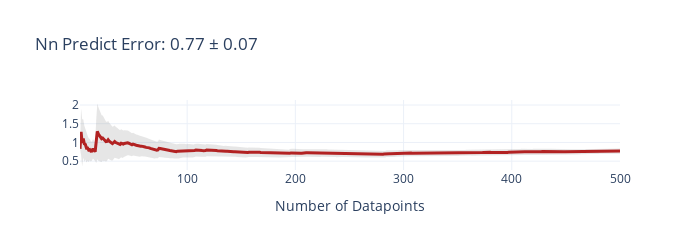
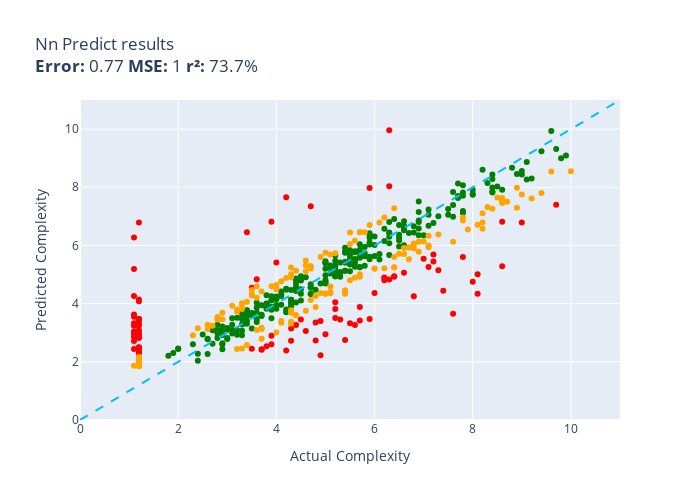

The notebook cell these images were saved under, in order:
### Code cell
def nn_predict(data):
  model.eval()
  with torch.no_grad():
    input = normalise_features(data)['features']
    output = model(torch.tensor(input).float())
    return output[0].item()
  
evaluate(nn_predict, test_ds)

### Figure 1 — Plotly figure (JSON) as saved in the notebook; plotly's stock layout.template omitted (floating-point values rounded to 4 significant figures; data arrays with more than 128 entries replaced by an {"elided": "..."} marker saying what was removed)
{"data": [{"fill": "toself", "fillcolor": "rgba(128,128,128,0.2)", "hoverinfo": "skip", "line": {"color": "rgba(255,255,255,0)"}, "name": "95% CI", "showlegend": false, "type": "scatter", "x": {"elided": "1000 int values"}, "y": {"elided": "1000 float values"}}, {"customdata": {"elided": "500x1 float values"}, "hovertemplate": "n=%{x}<br>Avg Error=%{y:,.2f}<br>±95% CI=%{customdata[0]:,.2f}<extra></extra>", "line": {"color": "firebrick", "width": 3}, "mode": "lines", "name": "Cumulative Avg Error", "type": "scatter", "x": {"elided": "500 int values"}, "y": {"elided": "500 float values"}}], "layout": {"height": 250, "showlegend": false, "title": {"text": "Nn Predict Error: 0.77 ± 0.07"}, "width": 700, "xaxis": {"title": {"text": "Number of Datapoints"}}}}

### Figure 2 — Plotly figure (JSON) as saved in the notebook; plotly's stock layout.template omitted (floating-point values rounded to 4 significant figures; data arrays with more than 128 entries replaced by an {"elided": "..."} marker saying what was removed)
{"data": [{"customdata": {"elided": "258x1 str values"}, "hovertemplate": "%{customdata[0]}<extra></extra>", "legendgroup": "green", "marker": {"color": "green", "size": 6, "symbol": "circle"}, "mode": "markers", "name": "green", "orientation": "v", "showlegend": true, "type": "scatter", "x": {"elided": "258 float values"}, "xaxis": "x", "y": {"elided": "258 float values"}, "yaxis": "y"}, {"customdata": [["const processConfig = (config) => {\n    ...<br>Guess=8.0 Actual=6.3"], ["const checkGroup = (nodes) => {\n        ...<br>Guess=6.3 Actual=1.1"], ["(s) => {\r\n\t\t\ts = tinymce.trim(s);\r\n\r\n\t\t\t...<br>Guess=6.8 Actual=1.2"], ["const iterateKeys = () => {\n      var ob...<br>Guess=2.3 Actual=1.2"], ["const is_crossDomain = (url) => {\n    va...<br>Guess=3.3 Actual=5.5"], ["const getWeight = (labels, labelWeight) ...<br>Guess=2.9 Actual=1.1"], ["const runScript = (code) => {\n    var an...<br>Guess=3.0 Actual=1.1"], ["(req, res) => {\n    var params = URL.par...<br>Guess=3.5 Actual=1.2"], ["(r, g, b, a) => {\n    var rgb = [r, g, b...<br>Guess=2.7 Actual=1.1"], ["const default_deduplicator = (objectA, o...<br>Guess=2.4 Actual=3.7"], ["const initClient = (client) => {\n  var w...<br>Guess=3.4 Actual=4.8"], ["const getFormatterResults = () => {\n    ...<br>Guess=3.1 Actual=1.2"], ["const _Markdown_formatOptions = (options...<br>Guess=2.4 Actual=3.7"], ["(config) => {\n            config = confi...<br>Guess=4.9 Actual=6.2"], ["const isKeyword = (id) => {\n        swit...<br>Guess=3.7 Actual=7.6"], ["(other) => {\n\tvar me = this.region(),\n\t\t...<br>Guess=2.4 Actual=4.2"], ["const makeEvent = (entry, hostname) => {...<br>Guess=3.3 Actual=1.2"], ["(legend, item) => {\n\t\t\tvar spacing = leg...<br>Guess=5.1 Actual=7.3"], ["const buildViewAttribsSpecial = ( attNam...<br>Guess=7.4 Actual=9.7"], ["const isGlob = (candidate) => {\n  if (ty...<br>Guess=2.9 Actual=1.1"], ["const reducer = () => {\n    var state = ...<br>Guess=4.4 Actual=6.0"], ["( args, value, obj ) => {\n\t\targs    = ar...<br>Guess=3.3 Actual=5.6"], ["const tableFromMethods = (methodsArr) =>...<br>Guess=2.5 Actual=1.2"], ["(language_slug, project_slug, resource_s...<br>Guess=6.8 Actual=8.6"], ["(referencePath, baseLogicalPath, callerC...<br>Guess=2.4 Actual=1.2"], ["(name, value) => {\n\t\t\t\tvar self = this, ...<br>Guess=3.4 Actual=1.2"], ["(elems, context) => {\n            var ol...<br>Guess=2.9 Actual=3.9"], ["const JailedSite = (connection) => {\n  t...<br>Guess=3.2 Actual=1.1"], ["(column,isInv) => {\r\n\t\t\tvar mult = [];\t\r...<br>Guess=4.0 Actual=5.2"], ["() => {\n\t\t\tvar bLoaded = sap.ui.getCore(...<br>Guess=2.4 Actual=1.1"], ["const fix = (event) => {\n    if (!('defa...<br>Guess=2.4 Actual=1.2"], ["const extractToText = (strings) => {\r\n\t\t...<br>Guess=5.3 Actual=8.6"], ["const init = (domainManager) => {\n    _d...<br>Guess=3.5 Actual=5.9"], ["(ul) => {\n    var prevLevel = {level: -1...<br>Guess=2.7 Actual=4.3"], ["const createAPIDoneHook = (done, ctx) =>...<br>Guess=3.4 Actual=4.9"], ["const prop = (dest, pd, src, isrc, ndflt...<br>Guess=4.8 Actual=8.0"], ["(inline) => {\n  var attrs;\n  switch (inl...<br>Guess=5.5 Actual=7.0"], ["(ax, ay, bx, by, cx, cy, dx, dy) => {\n  ...<br>Guess=8.0 Actual=5.9"], ["() => {\n      switch (this.type) {\n     ...<br>Guess=3.1 Actual=4.6"], ["const addPluginsFromBundles = (resultCon...<br>Guess=2.9 Actual=1.2"], ["const CleanValue = (config, value) => {\n...<br>Guess=6.8 Actual=9.0"], ["const processFiles = (bucket, key, trans...<br>Guess=2.5 Actual=1.2"], ["( e, args, scope, warning ) => {\n\t\twarni...<br>Guess=2.7 Actual=4.8"], ["() => {\n\n            // Documented in de...<br>Guess=7.7 Actual=4.2"], ["const getDefinition = (name) => {\n  var ...<br>Guess=2.5 Actual=3.8"], ["const dump = (logger) => {\n    var prefi...<br>Guess=2.4 Actual=1.2"], ["const evaluateLatch = (resolver, options...<br>Guess=4.4 Actual=7.4"], ["const loadSchema = (schemaBasePath, full...<br>Guess=2.8 Actual=1.2"], ["const createContext = (params, onNext) =...<br>Guess=3.5 Actual=1.2"], ["const isNumericSubclass = ( t, t_min, t_...<br>Guess=7.4 Actual=4.7"], ["const updateJXcoreExtensionImport = (con...<br>Guess=4.5 Actual=3.5"], ["(size, style, variant, weight, family, h...<br>Guess=3.5 Actual=4.5"], ["const addTransient = ( internalObj, temp...<br>Guess=3.0 Actual=1.2"], ["const dsStatement = (statement) => {\n  s...<br>Guess=2.8 Actual=5.4"], ["const negate = (m, dst) => {\n  dst = dst...<br>Guess=4.8 Actual=3.6"], ["const getBlocks = ( text ) => {\n\tvar blo...<br>Guess=5.5 Actual=7.2"], ["const parseRegion = (input) => {\n       ...<br>Guess=3.9 Actual=5.7"], ["const hasPrefix = (property, prefix) => ...<br>Guess=2.5 Actual=1.2"], ["const clone = (c, wl, bl) => {\n\tvar cl =...<br>Guess=4.8 Actual=6.3"], ["(image, x, y, options) => {\n        var ...<br>Guess=5.4 Actual=4.0"], ["const recreateError = (err) => {\n\tconst ...<br>Guess=5.3 Actual=7.1"], ["(options) => {\n        _.isString(option...<br>Guess=5.0 Actual=8.1"], ["const Event = (eventConfig) => {\n       ...<br>Guess=3.5 Actual=5.3"], ["const connectMutationObservers = () => {...<br>Guess=2.6 Actual=3.9"], ["( ev, element ) => {\n\t\t\tvar isLeftButton...<br>Guess=2.9 Actual=5.0"], ["const BoxPosition = (obj) => {\n    var i...<br>Guess=4.9 Actual=6.4"], ["() => {\n    var tzGuess = moment.tz.gues...<br>Guess=2.8 Actual=1.2"], ["const logWrap = (level) => {\n    return ...<br>Guess=3.4 Actual=5.7"], ["const getConnection = (req, res, next, c...<br>Guess=2.9 Actual=1.2"], ["const equals = (a, b) => {\n  var a0 = a[...<br>Guess=4.3 Actual=6.8"], ["const _createMethod = (definition, metho...<br>Guess=3.5 Actual=5.2"], ["const verifyMathExpressions = (expressio...<br>Guess=5.1 Actual=6.6"], ["const findIndexInSortedClosedIntervals =...<br>Guess=4.9 Actual=6.2"], ["const bidResponseAvailable = (bidRequest...<br>Guess=3.2 Actual=1.2"], ["const isConstant = (node, inBooleanPosit...<br>Guess=4.3 Actual=8.1"], ["(response, statusCode, statusText) => {\n...<br>Guess=3.5 Actual=1.1"], ["const getDestinations = (rootTree, locat...<br>Guess=4.3 Actual=1.1"], ["const pipeRunStep = () => {\n\t//Public AP...<br>Guess=2.9 Actual=1.2"], ["const esriFy = (properties, geometry, da...<br>Guess=4.1 Actual=1.2"], ["(date, value, period) => {\n        this....<br>Guess=3.1 Actual=4.3"], ["const getComponentName = (destPath) => {...<br>Guess=2.3 Actual=1.2"], ["const Node = (config) => {\n    RED.nodes...<br>Guess=4.9 Actual=6.4"], ["(url, callback, options) => {\n      retu...<br>Guess=2.4 Actual=3.5"], ["const generate = (targetPath, args) => {...<br>Guess=3.3 Actual=4.4"], ["(input) => {\n\t\tvar needstesting = !this....<br>Guess=2.5 Actual=1.2"], ["const Peer = (options) => {\n  if (!(this...<br>Guess=10.0 Actual=6.3"], ["const parseBindings = (bindings) => {\n  ...<br>Guess=3.8 Actual=5.2"], ["const executeAuthCreateUserCommand = (db...<br>Guess=6.8 Actual=3.9"], ["const serialize = (root) => {\n        //...<br>Guess=3.3 Actual=1.1"], ["const validStore = (store) => {\r\n    ret...<br>Guess=2.2 Actual=4.9"], ["const race$1 = (entries) => {\n  /*jshint...<br>Guess=2.4 Actual=1.2"], ["(event) => {\n    if (event && /^_(?:clic...<br>Guess=5.6 Actual=7.8"], ["(e) => {\n\n        // if you click someth...<br>Guess=4.1 Actual=1.2"], ["(apiClient) => {\n    this.apiClient = ap...<br>Guess=6.5 Actual=3.4"], ["const countdown = () => {\n            va...<br>Guess=5.7 Actual=7.2"], ["(/* filename, data[, encoding], callback...<br>Guess=3.6 Actual=1.1"], ["(v) => {\n  var ots = Object.prototype.to...<br>Guess=4.8 Actual=6.2"], ["const importAll = (context) => {\n  const...<br>Guess=5.2 Actual=1.1"]], "hovertemplate": "%{customdata[0]}<extra></extra>", "legendgroup": "red", "marker": {"color": "red", "size": 6, "symbol": "circle"}, "mode": "markers", "name": "red", "orientation": "v", "showlegend": true, "type": "scatter", "x": [6.3, 1.1, 1.2, 1.2, 5.5, 1.1, 1.1, 1.2, 1.1, 3.7, 4.8, 1.2, 3.7, 6.2, 7.6, 4.2, 1.2, 7.3, 9.7, 1.1, 6.0, 5.6, 1.2, 8.6, 1.2, 1.2, 3.9, 1.1, 5.2, 1.1, 1.2, 8.6, 5.9, 4.3, 4.9, 8.0, 7.0, 5.9, 4.6, 1.2, 9.0, 1.2, 4.8, 4.2, 3.8, 1.2, 7.4, 1.2, 1.2, 4.7, 3.5, 4.5, 1.2, 5.4, 3.6, 7.2, 5.7, 1.2, 6.3, 4.0, 7.1, 8.1, 5.3, 3.9, 5.0, 6.4, 1.2, 5.7, 1.2, 6.8, 5.2, 6.6, 6.2, 1.2, 8.1, 1.1, 1.1, 1.2, 1.2, 4.3, 1.2, 6.4, 3.5, 4.4, 1.2, 6.3, 5.2, 3.9, 1.1, 4.9, 1.2, 7.8, 1.2, 3.4, 7.2, 1.1, 6.2, 1.1], "xaxis": "x", "y": [8.038, 6.276, 6.789, 2.346, 3.326, 2.851, 3.04, 3.471, 2.714, 2.434, 3.351, 3.086, 2.418, 4.883, 3.654, 2.389, 3.322, 5.146, 7.396, 2.939, 4.369, 3.264, 2.474, 6.811, 2.358, 3.437, 2.892, 3.238, 4.049, 2.443, 2.374, 5.288, 3.474, 2.721, 3.403, 4.754, 5.542, 7.971, 3.061, 2.891, 6.792, 2.481, 2.729, 7.653, 2.534, 2.382, 4.445, 2.842, 3.468, 7.35, 4.549, 3.454, 2.985, 2.751, 4.835, 5.451, 3.888, 2.495, 4.833, 5.415, 5.258, 5.011, 3.458, 2.604, 2.947, 4.923, 2.821, 3.421, 2.876, 4.256, 3.502, 5.066, 4.895, 3.238, 4.338, 3.548, 4.26, 2.889, 4.145, 3.145, 2.264, 4.942, 2.447, 3.266, 2.505, 9.964, 3.819, 6.811, 3.327, 2.223, 2.424, 5.606, 4.083, 6.455, 5.686, 3.63, 4.8, 5.192], "yaxis": "y"}, {"customdata": {"elided": "144x1 str values"}, "hovertemplate": "%{customdata[0]}<extra></extra>", "legendgroup": "orange", "marker": {"color": "orange", "size": 6, "symbol": "circle"}, "mode": "markers", "name": "orange", "orientation": "v", "showlegend": true, "type": "scatter", "x": {"elided": "144 float values"}, "xaxis": "x", "y": {"elided": "144 float values"}, "yaxis": "y"}, {"hoverinfo": "skip", "line": {"color": "deepskyblue", "dash": "dash", "width": 2}, "mode": "lines", "name": "y = x", "showlegend": false, "type": "scatter", "x": [0, 11], "y": [0, 11]}], "layout": {"height": 500, "legend": {"title": {"text": "color"}, "tracegroupgap": 0}, "showlegend": false, "title": {"text": "Nn Predict results<br><b>Error:</b> 0.77 <b>MSE:</b> 1 <b>r²:</b> 73.7%"}, "width": 700, "xaxis": {"anchor": "y", "domain": [0, 1], "range": [0, 11], "title": {"text": "Actual Complexity"}}, "yaxis": {"anchor": "x", "domain": [0, 1], "range": [0, 11], "title": {"text": "Predicted Complexity"}}}}
